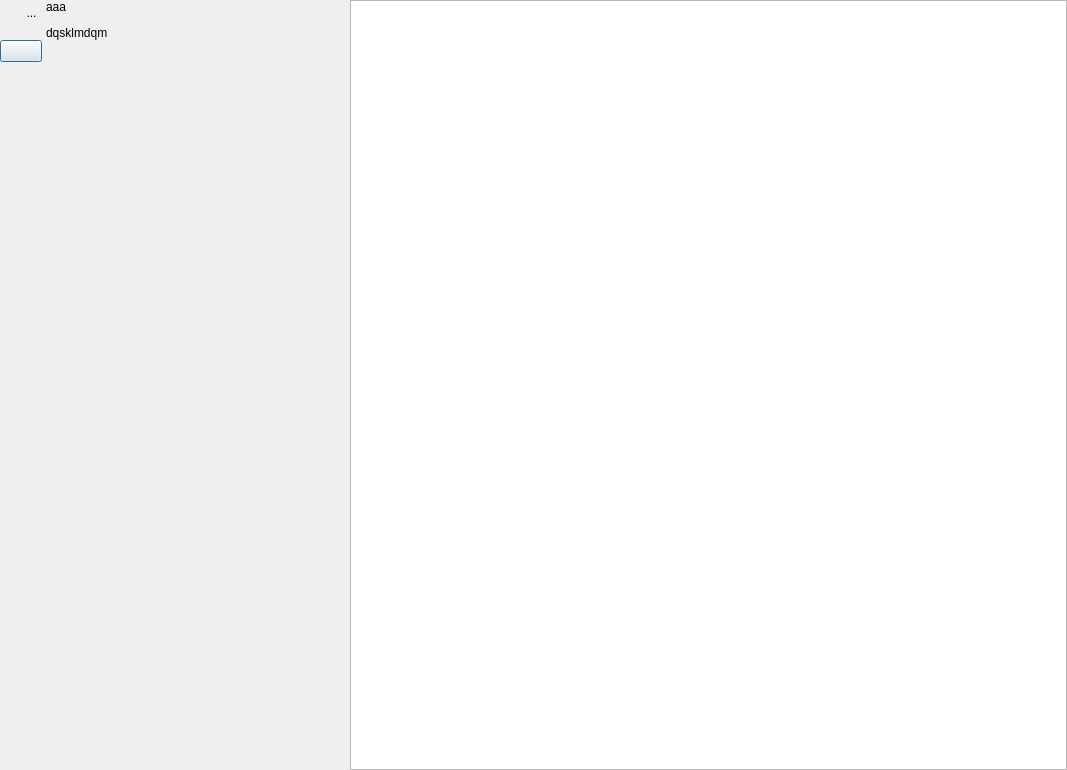
<?xml version="1.0" encoding="UTF-8"?>
<ui version="4.0">
 <class>desWidgetMatrice</class>
 <widget class="QDialog" name="desWidgetMatrice">
  <property name="geometry">
   <rect>
    <x>0</x>
    <y>0</y>
    <width>1067</width>
    <height>770</height>
   </rect>
  </property>
  <property name="windowTitle">
   <string>Dialog</string>
  </property>
  <layout class="QHBoxLayout" name="horizontalLayout">
   <property name="spacing">
    <number>4</number>
   </property>
   <property name="leftMargin">
    <number>0</number>
   </property>
   <property name="topMargin">
    <number>0</number>
   </property>
   <property name="rightMargin">
    <number>0</number>
   </property>
   <property name="bottomMargin">
    <number>0</number>
   </property>
   <item>
    <layout class="QVBoxLayout" name="verticalLayout_2">
     <property name="spacing">
      <number>0</number>
     </property>
     <item>
      <layout class="QHBoxLayout" name="horizontalLayout_2">
       <property name="spacing">
        <number>0</number>
       </property>
       <property name="sizeConstraint">
        <enum>QLayout::SetFixedSize</enum>
       </property>
       <item>
        <spacer name="horizontalSpacer_3">
         <property name="orientation">
          <enum>Qt::Horizontal</enum>
         </property>
         <property name="sizeType">
          <enum>QSizePolicy::Fixed</enum>
         </property>
         <property name="sizeHint" stdset="0">
          <size>
           <width>21</width>
           <height>20</height>
          </size>
         </property>
        </spacer>
       </item>
       <item>
        <widget class="MonBoutonValide" name="RBValide">
         <property name="minimumSize">
          <size>
           <width>21</width>
           <height>25</height>
          </size>
         </property>
         <property name="maximumSize">
          <size>
           <width>21</width>
           <height>25</height>
          </size>
         </property>
         <property name="focusPolicy">
          <enum>Qt::ClickFocus</enum>
         </property>
         <property name="toolTip">
          <string>Affiche le rapport de validation du mot-clef</string>
         </property>
         <property name="styleSheet">
          <string notr="true">border : 0px</string>
         </property>
         <property name="text">
          <string>...</string>
         </property>
         <property name="icon">
          <iconset>
           <normaloff>../../../../../../home/A96028/GitEficasTravail/eficas/Editeur/icons/ast-green-ball.png</normaloff>../../../../../../home/A96028/GitEficasTravail/eficas/Editeur/icons/ast-green-ball.png</iconset>
         </property>
         <property name="iconSize">
          <size>
           <width>25</width>
           <height>25</height>
          </size>
         </property>
        </widget>
       </item>
      </layout>
     </item>
     <item>
      <spacer name="verticalSpacer_2">
       <property name="orientation">
        <enum>Qt::Vertical</enum>
       </property>
       <property name="sizeType">
        <enum>QSizePolicy::Fixed</enum>
       </property>
       <property name="sizeHint" stdset="0">
        <size>
         <width>20</width>
         <height>15</height>
        </size>
       </property>
      </spacer>
     </item>
     <item>
      <widget class="QPushButton" name="PBrefresh">
       <property name="toolTip">
        <string>&lt;html&gt;&lt;head/&gt;&lt;body&gt;&lt;p&gt;Met à jour l'en-tête&lt;/p&gt;&lt;/body&gt;&lt;/html&gt;</string>
       </property>
       <property name="text">
        <string/>
       </property>
       <property name="icon">
        <iconset theme="view-refresh">
         <normaloff>.</normaloff>.</iconset>
       </property>
      </widget>
     </item>
     <item>
      <spacer name="verticalSpacer">
       <property name="orientation">
        <enum>Qt::Vertical</enum>
       </property>
       <property name="sizeHint" stdset="0">
        <size>
         <width>20</width>
         <height>40</height>
        </size>
       </property>
      </spacer>
     </item>
    </layout>
   </item>
   <item>
    <widget class="MonLabelClic" name="label">
     <property name="sizePolicy">
      <sizepolicy hsizetype="Fixed" vsizetype="Preferred">
       <horstretch>0</horstretch>
       <verstretch>0</verstretch>
      </sizepolicy>
     </property>
     <property name="minimumSize">
      <size>
       <width>300</width>
       <height>25</height>
      </size>
     </property>
     <property name="maximumSize">
      <size>
       <width>178</width>
       <height>16777215</height>
      </size>
     </property>
     <property name="frameShape">
      <enum>QFrame::NoFrame</enum>
     </property>
     <property name="text">
      <string>&lt;html&gt;&lt;head/&gt;&lt;body&gt;&lt;p&gt;aaa&lt;/p&gt;&lt;p&gt;dqsklmdqm&lt;/p&gt;&lt;/body&gt;&lt;/html&gt;</string>
     </property>
     <property name="scaledContents">
      <bool>false</bool>
     </property>
     <property name="alignment">
      <set>Qt::AlignLeading|Qt::AlignLeft|Qt::AlignTop</set>
     </property>
    </widget>
   </item>
   <item>
    <widget class="QTableWidget" name="TBMatrice"/>
   </item>
  </layout>
 </widget>
 <customwidgets>
  <customwidget>
   <class>MonBoutonValide</class>
   <extends>QToolButton</extends>
   <header>monBoutonValide.h</header>
  </customwidget>
  <customwidget>
   <class>MonLabelClic</class>
   <extends>QLabel</extends>
   <header>monLabelClic.h</header>
  </customwidget>
 </customwidgets>
 <resources/>
 <connections/>
</ui>
